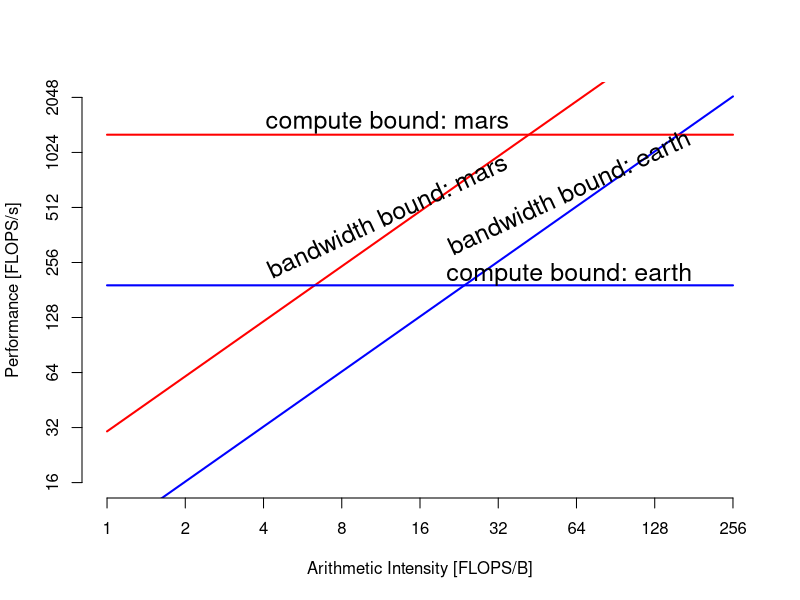

This chart was generated by the following R code:
png("roofline-earth-mars-pure.png", width = 1280, height = 640)

pp_earth =  192.0 # peak performance ... [GFLOPS/s]
pb_earth =    8.1 # peak bandwidth ... [GB/s]
#ai_earth = pp_earth/pb_earth

pp_mars  = 1280.0 # peak performance ... [GFLOPS/s]
pb_mars  =   30.5 # peak bandwidth ... [GB/s]
#ai_mars  = pp_mars/pb_mars

ai = 2^seq(0, 8, 1)

x_at = ai
x_labels = x_at

y_at = 2^seq(4, 11, 1)
y_labels = y_at

plot(ai, pb_earth * ai, xlab = "Arithmetic Intensity [FLOPS/B]",
         xlim = c(x_at[1], x_at[length(x_at)]),
         ylab = "Performance [FLOPS/s]", 
         ylim = c(y_at[1], y_at[length(y_at)]),
     axes=FALSE, log = "xy", type = "l", col = "blue", lwd = 2)

#plot(ai, pb_mars * ai, add = TRUE)

axis(1, at = x_at, labels = x_labels, tick = TRUE)
axis(2, at = y_at, labels = y_labels, tick = TRUE)


# 10 threads - all
#                   100     204800     819200        kdd
#flops_t10_a = c( 1.3292, 1517.9227, 2225.7196, 3427.6304)
#bw_t10_a    = c(73.4359,  476.2558,  734.1712, 1061.9937)
#
#for (i in 1:4) {
#  ai = flops_t10_a[i] / bw_t10_a[i]
#  points(ai, flops_t10_a[i]/1000, col="powderblue", pch = 15, cex = 1.5)
#}

# 10 threads - all
#                   100    204800     819200        kdd
#flops_t80_a = c( 0.5820, 731.8209, 1164.4394, 1519.8610)
#bw_t80_a    = c(78.4760, 981.6600, 1244,3416, 1420,3577)
#
#for (i in 1:4) {
#  ai = flops_t80_a[i] / bw_t80_a[i]
#  points(ai, flops_t80_a[i]/1000, col="blue", pch = 16, cex = 1.5)
#}


# 10 threads - marked 
#                     100      204800      819200         kdd
#flops_t10_m =  c(385.0818, 12738.9347, 12814.5174, 12995.5919)
#bw_t10_m =     c(150.0137,  2248.9188,  3500.4505,  3451.1885)
#
#for (i in 1:4) {
#  ai = flops_t10_m[i] / bw_t10_m[i]
#  points(ai, flops_t10_m[i]/1000, col="orange", pch = 17, cex = 1.5)
#}

# 80 threads - marked 
#                     100     204800     819200        kdd
#flops_t80_m = c(   7.4574, 4017.8371, 6579.4072, 5940.1009)
#bw_t80_m    = c(1292.0169, 2807.5566, 3312.4733, 3230.9055)
#
#for (i in 1:4) {
#  ai = flops_t80_m[i] / bw_t80_m[i]
#  points(ai, flops_t80_m[i]/1000, col="green", pch = 18, cex = 1.5)
#}


segments(x_at[1], pb_mars * ai[1], x_at[length(x_at)], pb_mars * ai[length(ai)],
         col = "red", lwd = 2)

segments(x_at[1], pp_earth, x_at[length(x_at)], pp_earth,
         col = "blue", lwd = 2)

segments(x_at[1], pp_mars, x_at[length(x_at)], pp_mars,
         col = "red", lwd = 2)

text(60, 620, "bandwidth bound: earth", srt = 25, cex = 1.5)
text(60, 220, "compute bound: earth", cex = 1.5)
text(12, 460, "bandwidth bound: mars", srt = 25, cex = 1.5)
text(12, 1500, "compute bound: mars", cex = 1.5)

dev.off()
